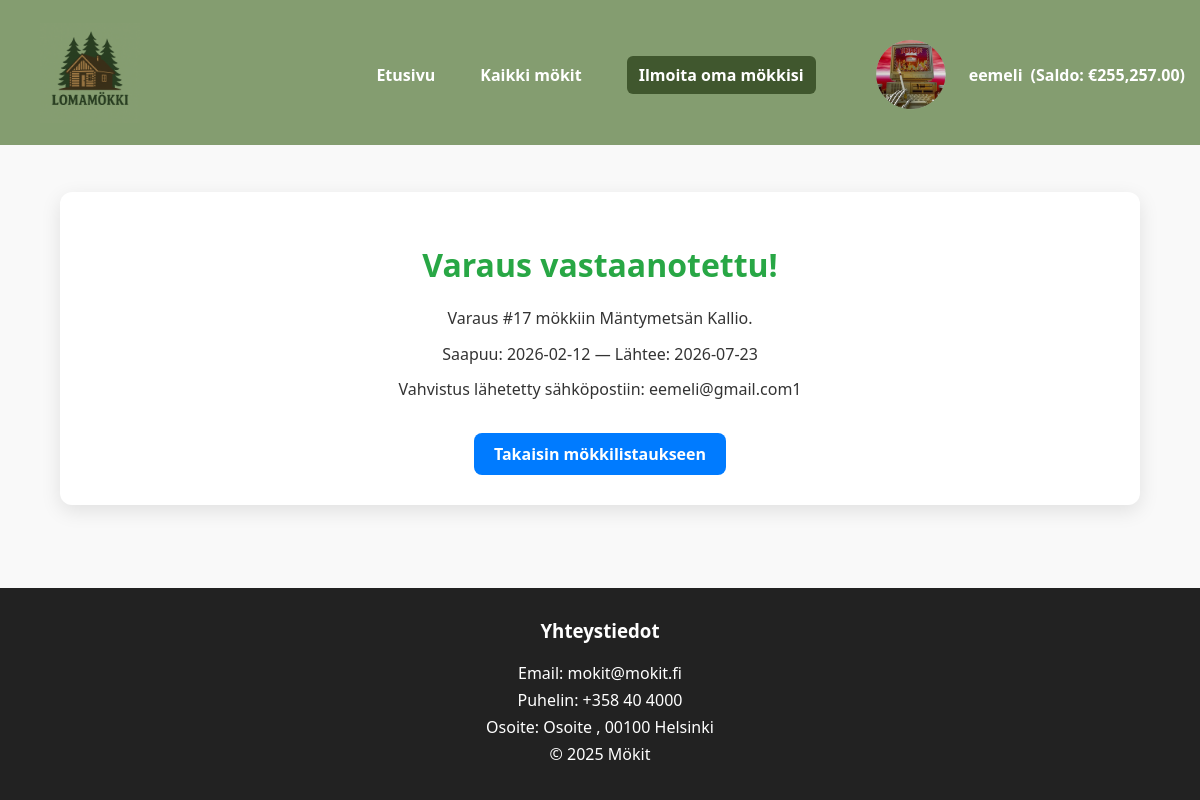
The page /booking_success.php?id=17 (signed in) on the database its author committed.
### tables this page shows
CREATE TABLE `users` (
  `id` int(11) NOT NULL,
  `username` varchar(100) NOT NULL,
  `email` varchar(255) NOT NULL,
  `phone` varchar(30) NOT NULL,
  `profile_image` varchar(255) DEFAULT NULL,
  `password` varchar(255) NOT NULL,
  `created_at` timestamp NOT NULL DEFAULT current_timestamp(),
  `balance` decimal(10,2) DEFAULT 0.00,
  `role` enum('admin','user') NOT NULL DEFAULT 'user'
);

CREATE TABLE `bookings` (
  `id` int(11) NOT NULL,
  `customer_id` int(11) DEFAULT NULL,
  `cabin_id` int(11) NOT NULL,
  `customer_name` varchar(150) NOT NULL,
  `customer_email` varchar(150) NOT NULL,
  `start_date` date NOT NULL,
  `end_date` date NOT NULL,
  `guests` int(11) NOT NULL,
  `created_at` timestamp NOT NULL DEFAULT current_timestamp(),
  `paid` decimal(10,2) DEFAULT 0.00,
  `status` enum('pending','paid','cancelled') DEFAULT 'pending',
  `user_id` int(11) DEFAULT NULL,
  `admin_id` int(11) DEFAULT NULL
);

CREATE TABLE `cabins` (
  `id` int(11) NOT NULL,
  `owner_id` int(11) NOT NULL,
  `name` varchar(100) NOT NULL,
  `description` text DEFAULT NULL,
  `price_per_night` decimal(8,2) NOT NULL,
  `max_guests` int(11) NOT NULL DEFAULT 4,
  `image` varchar(255) DEFAULT NULL,
  `location` varchar(100) DEFAULT '',
  `user_id` int(11) DEFAULT NULL,
  `availability` tinyint(1) DEFAULT 1
);

### booking_success.php (the view, shortened to what this page needs)
<?php
require 'config.php';
include 'header.php';
$id = (int)($_GET['id'] ?? 0);
$stmt = $pdo->prepare('SELECT b.*, c.name as cabin_name FROM bookings b JOIN cabins c ON b.cabin_id = c.id WHERE b.id = ?');
$stmt->execute([$id]);
$booking = $stmt->fetch();
?>
<!doctype html>
<html lang="fi">
<head>
  <link rel="stylesheet" href="style.css">
</head>
<body>
<main class="container">
  <div class="success-card">
    <h1>Varaus vastaanotettu!</h1>
    <p>Varaus #<?=htmlspecialchars($booking['id'])?> mökkiin <?=htmlspecialchars($booking['cabin_name'])?>.</p>
    <p>Saapuu: <?=htmlspecialchars($booking['start_date'])?> — Lähtee: <?=htmlspecialchars($booking['end_date'])?></p>
    <p>Vahvistus lähetetty sähköpostiin: <?=htmlspecialchars($booking['customer_email'])?></p>
    <a href="index.php">Takaisin mökkilistaukseen</a>
  </div>
</main>
</html>
<?php include 'footer.php'; ?>

### header.php (shortened to what this page needs)
<?php
require 'config.php';
$user = null;
$user_balance = 0;
if (isset($_SESSION['user_id'])) {
    $stmt = $pdo->prepare("SELECT * FROM users WHERE id = ?");
    $stmt->execute([$_SESSION['user_id']]);
    $user = $stmt->fetch();
    $user_balance = $user['balance'] ?? 0;
}
?>
<header>
  <div class="header-flex" style="display:flex;justify-content:space-between;align-items:center;padding:20px 0;">
<a href="index.php"><img src="images/logo.png" width="100" alt="Lomamökki logo" style="margin-left:40px;"></a>
    <nav style="display:flex;align-items:center;gap:15px;">
      <a href="index.php" style="color:#fff;text-decoration:none;font-weight:600;">Etusivu</a>
      <a href="all_cabins.php" style="color:#fff;text-decoration:none;font-weight:600;">Kaikki mökit</a>
      <a href="<?= isset($_SESSION['user_id']) ? 'add_cabin.php' : 'login.php'; ?>" class="btn" style="color:#fff;background:#40572e;padding:8px 12px;border-radius:6px;">Ilmoita oma mökkisi</a>
      <?php if ($user): ?>
      <div class="profile-dropdown" style="position:relative;">
        <a href="#" style="display:flex;align-items:center;color:#fff;text-decoration:none;">
          <img src="<?=htmlspecialchars($user['profile_image'] ?? 'default-avatar.png')?>" alt="Profiili" class="profile-pic" style="width:100px;height:100px;border-radius:50%;object-fit:cover;margin-right:8px;">
          <?=htmlspecialchars($user['username'])?>
          <span style="margin-left:8px;font-weight:600;">(Saldo: €<?=number_format($user_balance, 2)?>)</span>
        </a>
      </div>
      <?php else: ?>
        <a href="login.php" style="color:#fff;text-decoration:none;font-weight:600;">Kirjaudu / Rekisteröidy</a>
      <?php endif; ?>
    </nav>
  </div>
</header>

### style.css (style rules this page uses)
body { font-family: 'Segoe UI', Tahoma, Geneva, Verdana, sans-serif; margin: 0; color: #333; background-color: #f9f9f9; display: flex; flex-direction: column; min-height: 100vh; }
.container { width: 90%; max-width: 1300px; margin: auto; }
header { background-color: #849D70; color: #fff; padding: 5x 0; margin-bottom: auto; text-align: center; }
header nav { margin-top: 5px; }
header nav a { color: #fff; margin: 0 15px; text-decoration: none; font-weight: 600; transition: color 0.2s; }
.card, .success-card, .cabin-card { background-color: #fff; border-radius: 12px; padding: 16px; box-shadow: 0 4px 12px rgba(0,0,0,0.08); transition: transform 0.2s, box-shadow 0.2s; overflow: hidden; box-sizing: border-box; }
.btn { background-color: #40572e; color: white; padding: 10px 16px; text-align: center; border-radius: 6px; text-decoration: none; font-weight: bold; transition: background-color 0.3s ease; }
.success-card { background: #fff; border-radius: 12px; box-shadow: 0 6px 20px rgba(0,0,0,0.1); padding: 30px; margin: 40px 0; text-align: center; }
.success-card h1 { color: #28a745; margin-bottom: 20px; }
.success-card p { margin: 10px 0; line-height: 1.6; }
.success-card a { display: inline-block; margin-top: 20px; padding: 10px 20px; border-radius: 8px; background-color: #007bff; color: #fff; font-weight: 600; text-decoration: none; transition: background-color 0.2s, transform 0.2s; }
.profile-dropdown { position: relative; display: inline-block; }
.profile-pic { width: 135px; height: 135px; border-radius: 50%; object-fit: cover; margin-right: 8px; }

### rows shown on the page
users: profile_image (picture), username "eemeli", balance "255,257.00"
bookings: id "17", cabin.name "Mäntymetsän Kallio", start_date "2026-02-12", end_date "2026-07-23", customer_email "eemeli@gmail.com1"
